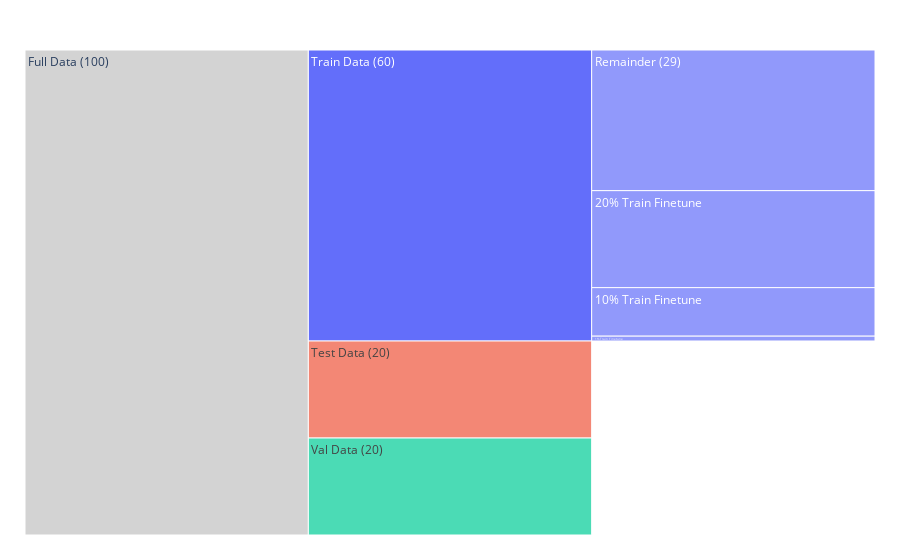

Notebook source saved alongside this figure:
### Markdown cell above
The icicle plot below shows the splits we've created. For this project, we'll be dealing with the 20\% split `train_20_split` which corresponds to about 12,000 examples.

### Code cell
import plotly.graph_objects as go

# Make an icicle plot for our paper showing breakdown of data
fig = go.Figure(
    go.Icicle(
        labels=[
            "Full Data (100)",

            "Test Data (20)",
            "Val Data (20)",
            "Train Data (60)",

            "20% Train Finetune",
            "10% Train Finetune",
            "1% Train Finetune",
            "Remainder (29)",
        ],
        parents=[
            "",

            "Full Data (100)",
            "Full Data (100)",
            "Full Data (100)",

            "Train Data (60)",
            "Train Data (60)",
            "Train Data (60)",
            "Train Data (60)",
        ],
        values = [
            len(data),

            len(test_data),
            len(val_data),
            len(train_data),

            len(train_20_split),
            len(train_10_split),
            len(train_1_split),
            len(train_29_split)
            
        ],
        branchvalues="total",
        root_color="lightgrey"
    )
)

fig.update_layout(margin = dict(t=50, l=25, r=25, b=25))
fig.show()

### Figure 1 — Plotly figure (JSON) as saved in the notebook; plotly's stock layout.template omitted (floating-point values rounded to 4 significant figures)
{"data": [{"branchvalues": "total", "labels": ["Full Data (100)", "Test Data (20)", "Val Data (20)", "Train Data (60)", "20% Train Finetune", "10% Train Finetune", "1% Train Finetune", "Remainder (29)"], "parents": ["", "Full Data (100)", "Full Data (100)", "Full Data (100)", "Train Data (60)", "Train Data (60)", "Train Data (60)", "Train Data (60)"], "root": {"color": "lightgrey"}, "type": "icicle", "values": [62248, 12450, 12450, 37348, 12449, 6225, 623, 18051]}], "layout": {"margin": {"b": 25, "l": 25, "r": 25, "t": 50}}}
